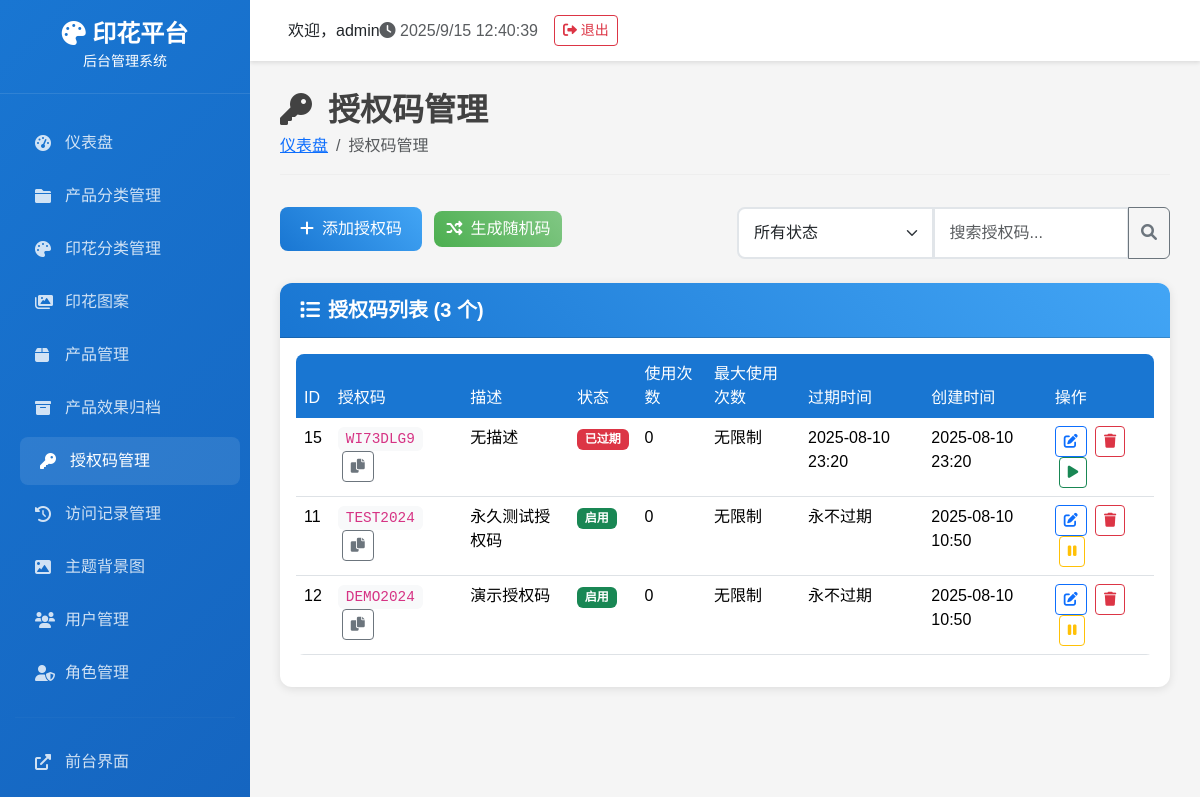
The page /admin/access-codes/ (signed in) on the database as committed earlier.
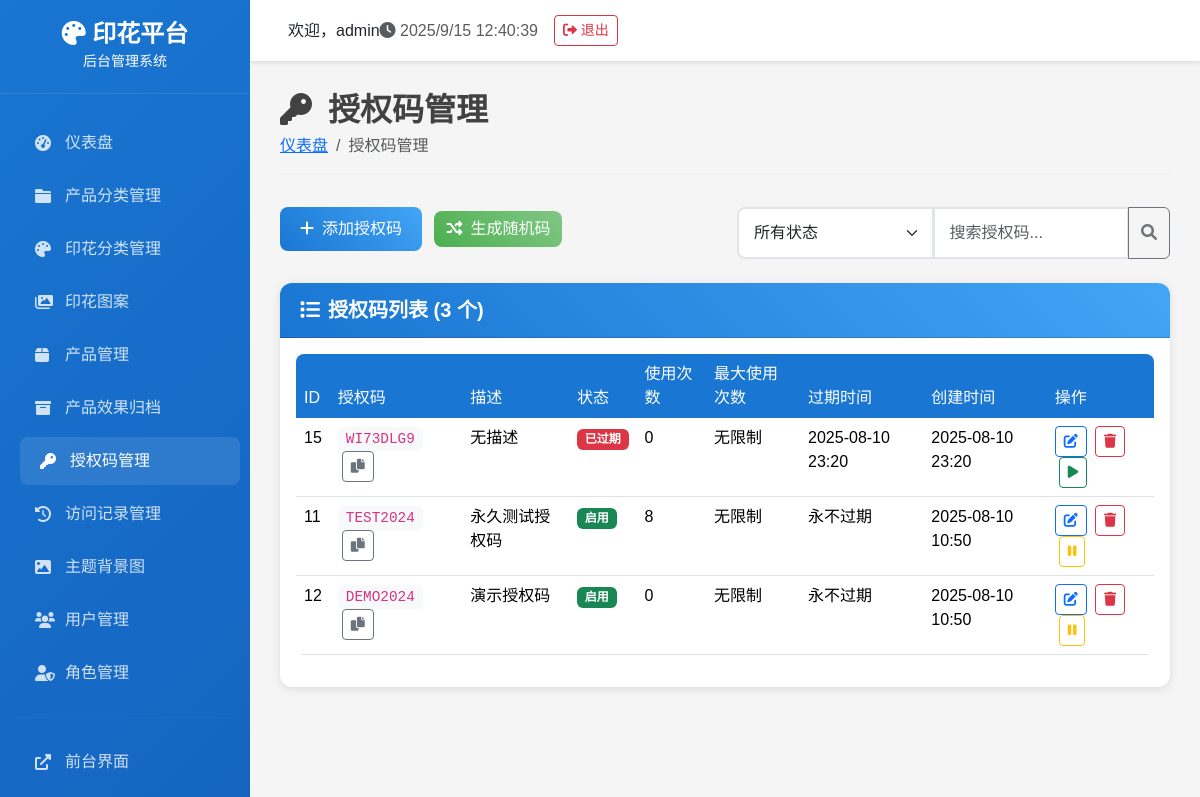
The same page on the database as committed later.
### tables this page shows
CREATE TABLE access_codes (
            id INTEGER PRIMARY KEY AUTOINCREMENT,
            code TEXT NOT NULL UNIQUE,
            description TEXT,
            start_date DATETIME,
            end_date DATETIME,
            is_active BOOLEAN DEFAULT 1,
            created_time DATETIME DEFAULT CURRENT_TIMESTAMP,
            usage_count INTEGER DEFAULT 0
        , expires_at DATETIME, max_uses INTEGER, used_count INTEGER DEFAULT 0);

### routes/admin/admin_access_codes_route.py (the view)
    def decorated_function(*args, **kwargs):
        from flask import session
        if 'admin_user_id' not in session:
            return redirect(url_for('login'))
        return f(*args, **kwargs)

### admin_app.py (called while the page is built)
@app.context_processor
def inject_permissions():
    return {
        'has_menu_permission': PermissionManager.has_menu_permission,
        'has_action_permission': PermissionManager.has_action_permission,
        'get_user_permissions': PermissionManager.get_user_permissions
    }

### backend/database.py (called while the page is built)
def get_db_connection():
    conn = sqlite3.connect(DATABASE_PATH)
    conn.row_factory = sqlite3.Row
    return conn

    @staticmethod
    def execute_query(query: str, params: tuple = ()) -> List[Dict[str, Any]]:
        conn = get_db_connection()
        cursor = conn.cursor()
        cursor.execute(query, params)
        results = [dict(row) for row in cursor.fetchall()]
        conn.close()
        return results

### backend/permissions.py (called while the page is built)
    @staticmethod
    def has_menu_permission(menu_name):
        permissions = PermissionManager.get_user_permissions()
        return permissions.get('menus', {}).get(menu_name, False)

### routes/admin/admin_access_codes_route.py (called while the page is built)
def login_required(f):
    def decorated_function(*args, **kwargs):
        from flask import session
        if 'admin_user_id' not in session:
            return redirect(url_for('login'))
        return f(*args, **kwargs)
    decorated_function.__name__ = f.__name__
    return decorated_function

### templates/admin/access_codes.html (shortened to what the changed rows need)
{% extends "admin/base.html" %}
{% block content %}
<div class="page-header">
    <h1><i class="fas fa-key me-3"></i>授权码管理</h1>
</div>
<div class="card">
    <div class="card-body">
        {% if access_codes %}
        <div class="table-responsive">
            <table class="table table-hover">
                <thead>
                    <tr>
                        <th>ID</th>
                        <th>授权码</th>
                        <th>描述</th>
                        <th>状态</th>
                        <th>使用次数</th>
                        <th>最大使用次数</th>
                        <th>过期时间</th>
                        <th>创建时间</th>
                        <th>操作</th>
                    </tr>
                </thead>
                <tbody id="codesTable">
                    {% for code in access_codes %}
                    <tr class="code-item" data-code="{{ code.code|lower }}" data-status="{{ code.status }}">
                        <td>{{ code.id }}</td>
                        <td>
                            <code class="bg-light px-2 py-1 rounded">{{ code.code }}</code>
                            <button class="btn btn-sm btn-outline-secondary ms-1" onclick="copyToClipboard('{{ code.code }}')">
                                <i class="fas fa-copy"></i>
                            </button>
                        </td>
                        <td>{{ code.description or '无描述' }}</td>
                        <td>
                            {% if code.status == 'active' %}
                                <span class="badge bg-success">启用</span>
                            {% elif code.status == 'inactive' %}
                                <span class="badge bg-secondary">禁用</span>
                            {% elif code.status == 'expired' %}
                                <span class="badge bg-danger">已过期</span>
                            {% endif %}
                        </td>
                        <td>{{ code.used_count or 0 }}</td>
                        <td>{{ code.max_uses or '无限制' }}</td>
                        <td>
                            {% if code.expires_at %}
                                {{ code.expires_at.strftime('%Y-%m-%d %H:%M') }}
                            {% else %}
                                永不过期
                            {% endif %}
                        </td>
                        <td>
                            {% if code.created_time %}
                                {% if code.created_time is string %}
                                    {{ code.created_time[:16] }}
                                {% else %}
                                    {{ code.created_time.strftime('%Y-%m-%d %H:%M') }}
                                {% endif %}
                            {% else %}
                                未知
                            {% endif %}
                        </td>
                        <td>
                            <button class="btn btn-sm btn-outline-primary" onclick="editCode({{ code.id }})">
                                <i class="fas fa-edit"></i>
                            </button>
                            <button class="btn btn-sm btn-outline-danger ms-1" onclick="deleteCode({{ code.id }})">
                                <i class="fas fa-trash"></i>
                            </button>
                            {% if code.status == 'active' %}
                            <button class="btn btn-sm btn-outline-warning ms-1" onclick="toggleCodeStatus({{ code.id }}, 'inactive')">
                                <i class="fas fa-pause"></i>
                            </button>
                            {% else %}
                            <button class="btn btn-sm btn-outline-success ms-1" onclick="toggleCodeStatus({{ code.id }}, 'active')">
                                <i class="fas fa-play"></i>
                            </button>
                            {% endif %}
                        </td>
                    </tr>
                    {% endfor %}
                </tbody>
            </table>
        </div>
        {% else %}
        <div class="text-center py-5">
            <i class="fas fa-key fa-3x text-muted mb-3"></i>
            <h5 class="text-muted">暂无授权码</h5>
            <p class="text-muted">点击上方"添加授权码"按钮开始创建授权码</p>
        </div>
        {% endif %}
    </div>
</div>
{% endblock %}

Rows that differ between the two databases and show on the page:
changed access_codes "永久测试授权码": used_count "0" → "8"
